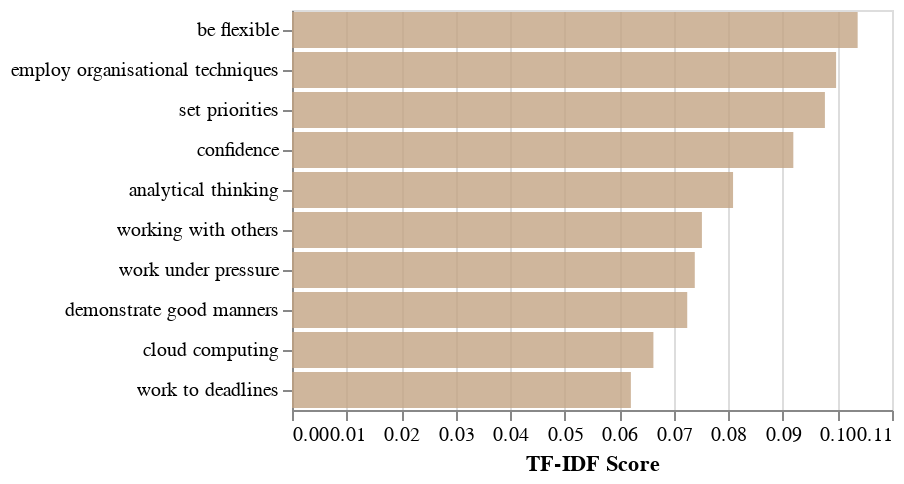

The code cell stored with this chart in its notebook:
### Code cell
label = 'low-mid'
lowmid_tfidf = (tfidf_df
 .query(f'occ_label == "{label}"')
 .drop(columns='occ_label')
 .T
 .reset_index()
 .rename(columns={'extracted_full_skill_id': 'skill_id', 2: 'tfidf_score'})
 .sort_values('tfidf_score', ascending=False))

lowmid_tfidf['skill'] = lowmid_tfidf['skill_id'].map(skillid2skilldict)


lowmid_tfidf_graph = alt.Chart(lowmid_tfidf[10:20]).mark_bar(opacity=0.8, color=colordict.get(label)).encode(
    x=alt.X('tfidf_score', title='TF-IDF Score'),
    y=alt.Y('skill', sort='-x', title=''))
                        
lowmid_tfidf_graph

# lowmid_tfidf_graph_config = pt.configure_plots(lowmid_tfidf_graph,
#                                         chart_title=f'top 10 non-green skills for {label} occupations')

# lowmid_tfidf_graph_config.save(f"{graph_dir}/top_non_green_skills_{label}.html")

# lowmid_tfidf_graph_config

### Figure 1 — Vega-Lite specification as saved in the notebook (floating-point values rounded to 4 significant figures)
{"config": {"title": {"font": "Century Gothic", "anchor": "start"}, "axis": {"labelFont": "Century Gothic", "titleFont": "Century Gothic"}, "header": {"labelFont": "Century Gothic", "titleFont": "Century Gothic"}, "legend": {"labelFont": "Century Gothic", "titleFont": "Century Gothic"}, "range": {"category": ["#FDB633", "#18A48C", "#9A1BBE", "#EB003B", "#FF6E47", "#646363", "#0F294A", "#97D9E3", "#A59BEE", "#F6A4B7", "#D2C9C0", "#000000"], "ordinal": {"scheme": ["#FDB633", "#18A48C", "#9A1BBE", "#EB003B", "#FF6E47", "#646363", "#0F294A", "#97D9E3", "#A59BEE", "#F6A4B7", "#D2C9C0", "#000000"]}}}, "data": {"name": "data-0f67384897b418237d7a6fff3b36a0d1"}, "mark": {"type": "bar", "color": "#C4A484", "opacity": 0.8}, "encoding": {"x": {"field": "tfidf_score", "title": "TF-IDF Score", "type": "quantitative"}, "y": {"field": "skill", "sort": "-x", "title": "", "type": "nominal"}}, "$schema": "https://vega.github.io/schema/vega-lite/v5.15.1.json", "datasets": {"data-0f67384897b418237d7a6fff3b36a0d1": [{"skill_id": "ebfe7b18-1fad-463f-9509-8ef1a5736045", "tfidf_score": 0.1037, "skill": "be flexible"}, {"skill_id": "d3eccb86-f02d-4950-bfbd-20b9510774a1", "tfidf_score": 0.09975, "skill": "employ organisational techniques"}, {"skill_id": "d9013e0e-e937-43d5-ab71-0e917ee882b8", "tfidf_score": 0.0977, "skill": "set priorities"}, {"skill_id": "a0cad388-3c4c-4786-b238-fc39f8c495af", "tfidf_score": 0.09191, "skill": "confidence"}, {"skill_id": "4707da90-9cfc-46ca-8de0-38a0b7bfb137", "tfidf_score": 0.08086, "skill": "analytical thinking"}, {"skill_id": "S1.8.0", "tfidf_score": 0.07515, "skill": "working with others"}, {"skill_id": "7a147904-22b3-498a-b4d9-7bceeb86b45d", "tfidf_score": 0.07385, "skill": "work under pressure"}, {"skill_id": "A2.2.0", "tfidf_score": 0.07246, "skill": "demonstrate good manners"}, {"skill_id": "bd14968e-e409-45af-b362-3495ed7b10e0", "tfidf_score": 0.06626, "skill": "cloud computing"}, {"skill_id": "113b4428-0a31-4199-8496-070af7854b91", "tfidf_score": 0.06213, "skill": "work to deadlines"}]}}
